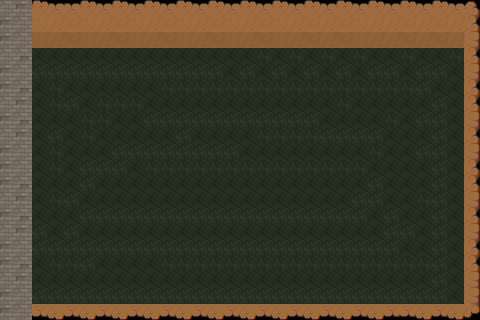

A 2D game scene composited from a Tiled map and its tileset images. What follows is a short description and the map's XML, with each tile layer's data collapsed to a summary:
An orthogonal 30x20 tile map with 16x16 px tiles, 3 tile layers (Tile Layer 2, Tile Layer 1, Tile Layer 3), 3 tilesets.

<map version="1.10" tiledversion="1.12.2" orientation="orthogonal" renderorder="right-down" width="30" height="20" tilewidth="16" tileheight="16" infinite="0" nextlayerid="5" nextobjectid="1">
 <tileset firstgid="1" source="Floors_Tiles.tsx" />
 <tileset firstgid="651" source="Wall_Tiles.tsx" />
 <tileset firstgid="1276" source="Dungeon_Tiles.tsx" />
 <layer id="2" name="Tile Layer 2" width="30" height="20">
  <data>[600 cells, 232 non-empty, 39 distinct tile ids]</data>
 </layer>
 <layer id="1" name="Tile Layer 1" width="30" height="20">
  <data>[600 cells, 0 non-empty, 0 distinct tile ids]</data>
 </layer>
 <layer id="4" name="Tile Layer 3" width="30" height="20">
  <data>[600 cells, 432 non-empty, 4 distinct tile ids]</data>
 </layer>
</map>
